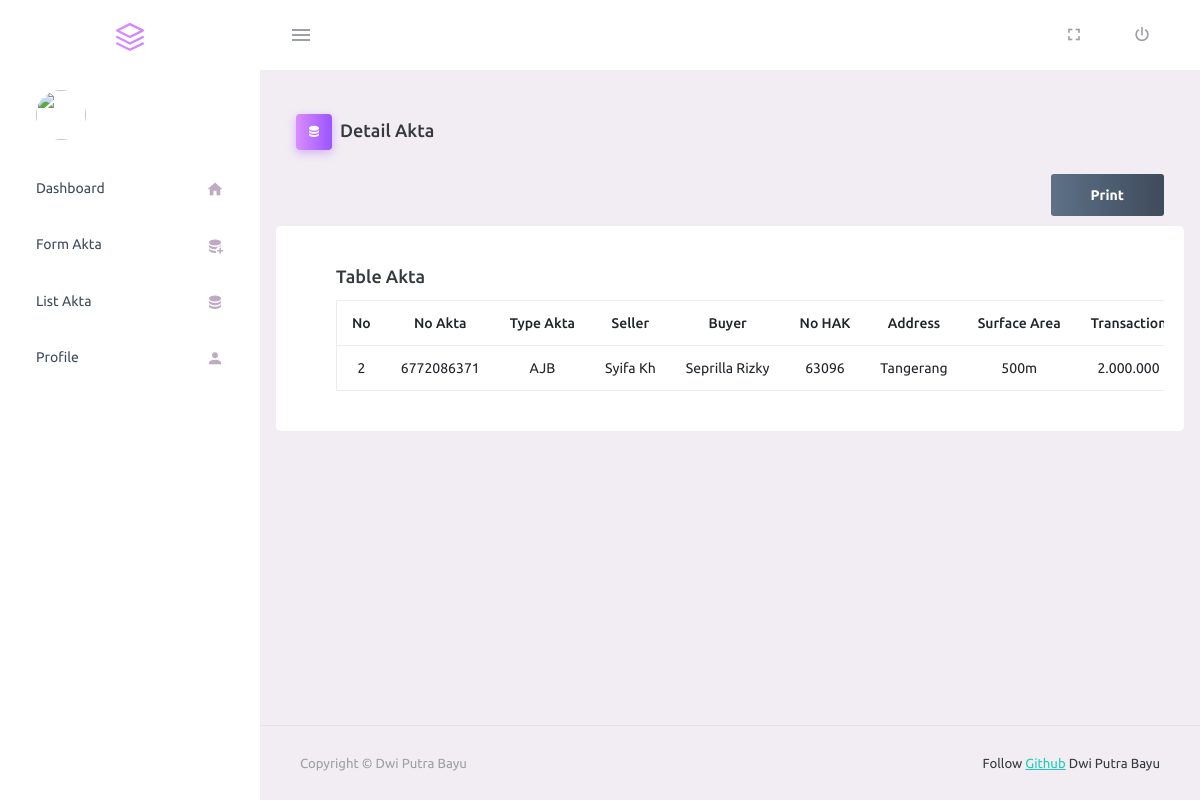
Page /admin/detailakta.php?id=2 on the committed database.
### tables this page shows
CREATE TABLE `akta` (
  `id` int(11) NOT NULL,
  `no_akta` varchar(255) NOT NULL,
  `type_akta` varchar(255) NOT NULL,
  `seller` varchar(255) NOT NULL,
  `buyer` varchar(255) NOT NULL,
  `no_hak` int(5) NOT NULL,
  `address` varchar(255) NOT NULL,
  `surface_area` varchar(255) NOT NULL,
  `transaction` varchar(255) NOT NULL,
  `certificate` int(6) NOT NULL,
  `pbb` int(7) NOT NULL,
  `njop` int(8) NOT NULL,
  `ssp` int(9) NOT NULL,
  `ssb` int(10) NOT NULL,
  `description` varchar(255) NOT NULL,
  `pdf_akta` text NOT NULL,
  `created_at` timestamp NOT NULL DEFAULT current_timestamp()
);

### admin/detailakta.php (the view, shortened to what this page needs)
<?php
require "function.php";
?>
<!DOCTYPE html>
<html lang="en">
<?php require "partials/head.php" ?>
<body>
    <div class="container-scroller">
        <?php require "partials/navbar.php" ?>
        <div class="container-fluid page-body-wrapper">
            <?php require "partials/sidebar.php" ?>
            <div class="main-panel">
                <div class="content-wrapper">
                    <div class="page-header">
                        <h3 class="page-title">
                            <span class="page-title-icon bg-gradient-primary text-white me-2">
                                <i class="mdi mdi-database"></i>
                            </span>Detail Akta
                        </h3>
                    </div>
                    <div style="text-align:right; margin-bottom: 10px;">
                        <a class="no-print btn btn-gradient-dark" href="javascript:printDiv('print-area-1');">Print</a>
                    </div>
                    <div id="print-area-1" class="print-area">
                        <div class="row">
                            <div class="card">
                                <div class="card-body" style="overflow-x: auto;">
                                    <h4 class="card-title">Table Akta</h4>
                                    <?php
                                    $id = mysqli_real_escape_string($db,$_GET['id']);
                                    $sql = "SELECT * FROM akta WHERE id='$id'";
                                    $query = mysqli_query($db,$sql);
                                    $data = mysqli_fetch_array($query);
                                    ?>
                                    <table class="table table-hover" border="1" cellpadding="5" cellspacing="0">
                                        <thead>
                                            <tr style="font-size: 11px; text-align:center; font-weight: 700;">
                                                <th>No</th>
                                                <th>No Akta</th>
                                                <th>Type Akta</th>
                                                <th>Seller</th>
                                                <th>Buyer</th>
                                                <th>No HAK</th>
                                                <th>Address</th>
                                                <th>Surface Area</th>
                                                <th>Transaction</th>
                                            </tr>
                                        </thead>
                                        <tbody>
                                            <tr style="font-size: 9px; text-align: center;">
                                                <td><?= $data['id'] ?></td>
                                                <td><?= $data["no_akta"] ?></td>
                                                <td><?= $data["type_akta"] ?></td>
                                                <td><?= $data["seller"] ?></td>
                                                <td><?= $data["buyer"] ?></td>
                                                <td><?= $data["no_hak"] ?></td>
                                                <td><?= $data["address"] ?></td>
                                                <td><?= $data["surface_area"] ?></td>
                                                <td><?= $data["transaction"] ?></td>
                                            </tr>
                                        </tbody>
                                    </table>
                                </div>
                            </div>
                        </div>
                    </div>
                </div>
                <?php require "partials/footer.php" ?>
            </div>
        </div>
    </div>
</body>
</html>

### rows in the picture
akta: id "2", no_akta "6772086371", type_akta "AJB", seller "Syifa Kh", buyer "Seprilla Rizky", no_hak "63096", address "Tangerang", surface_area "500m", transaction "2.000.000"
